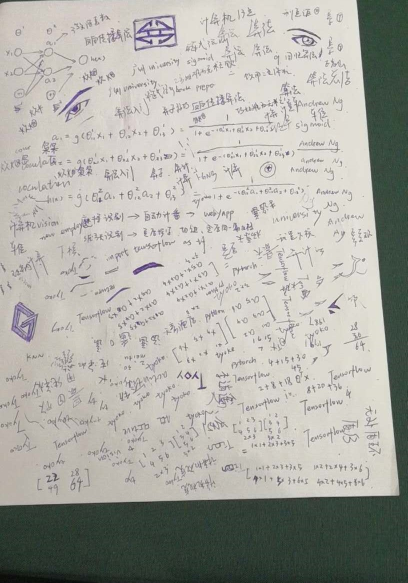
#> input picture test1.jpg, 815 x 1165 px (shown at 1/2 size)
$ python -i skimage_clipper.py   (imports and definitions only)
#> lines starting #> are read from the running program, lines starting #| are printed output that depends on the picture; after the words box and inside, x2 and y2 are one past the last pixel; in counts of white or black regions, pixels touching at a corner belong together
# -*- coding:utf-8 -*-
import matplotlib.pyplot as plt
import numpy as np
from skimage import exposure, filters, io, measure, transform
from skimage.color import rgb2gray
from skimage.morphology import closing, convex_hull_image, disk
import time


# 目标图片大小
TARGET_H = 672
TARGET_W = 1369
# 预加黑边大小
EDGE = 20


def get_binary_img(img, kernel):
    img = rgb2gray(img)  # 转化为灰图
    thresh = filters.threshold_otsu(img)  # otsu算法二值化
    dst = (img >= thresh)*1.0
    selem = disk(kernel)
    closed = closing(dst, selem)  # 形态闭运算，去除票据内容
    # 下面加上四边黑框
    closed[:EDGE, :] = 0.
    closed[-EDGE:, :] = 0.
    closed[:, :EDGE] = 0.
    closed[:, -EDGE:] = 0.
    # io.imshow(closed)
    # plt.show()
    return closed


def get_max_contour_coor(img):
    max_contour = 0
    max_coor = []
    # 寻找最大轮廓
    for contour in measure.find_contours(img, 0):
        # tolerance75 寻找矩形轮廓，忽略可能存在的反光斑突起
        coord = measure.approximate_polygon(contour, tolerance=75)
        if len(contour) > max_contour:
            max_contour = len(contour)
            max_coor = coord
    return len(max_coor), max_coor


# 轮廓四边形顶点排序输出用于透视变换
def orderPoints(pts):
    rect = np.zeros((4, 2), dtype="float32")
    s = pts.sum(axis=1)
    rect[0] = pts[np.argmin(s)]
    rect[2] = pts[np.argmax(s)]
    diff = np.diff(pts, axis=1)
    rect[1] = pts[np.argmin(diff)]
    rect[3] = pts[np.argmax(diff)]
    return np.flip(rect, 1)


def get_crop_img(origin_img, binary_img, point, coor):
    shape = origin_img.shape
    # 如果轮廓在黑边上，则减掉黑边回到原图片对应角点。
    for co in coor:
        if co[0] < EDGE+5:
            co[0] = 0
        if co[0] > shape[0] - EDGE - 5:
            co[0] = shape[0] - 1
        if co[1] < EDGE+5:
            co[1] = 0
        if co[1] > shape[1] - EDGE - 5:
            co[1] = shape[1] - 1

    boxes = orderPoints(coor)
    target = np.array(
        [[0, 0], [0, TARGET_H], [TARGET_W, TARGET_H], [TARGET_W, 0]])
    # 进行透视变换
    tform3 = transform.ProjectiveTransform()
    tform3.estimate(target, boxes)
    warped = transform.warp(
        origin_img, tform3, output_shape=(TARGET_H, TARGET_W))
    return warped


def main_img_preprocess(origin_img):
    bin_img = get_binary_img(origin_img, 10)
    point, coor = get_max_contour_coor(bin_img)
    crop_img = get_crop_img(origin_img, bin_img, point, coor)
    return crop_img


# [8 lines of commented-out code are left out]

>>> import cv2
>>> picture = cv2.cvtColor(cv2.imread('test1.jpg'), cv2.COLOR_BGR2RGB)
>>> result = main_img_preprocess(picture)
#> in get_binary_img, `thresh = filters.threshold_otsu(img)`: thresh = 0.519
#> in get_binary_img, `dst = (img >= thresh)*1.0`:
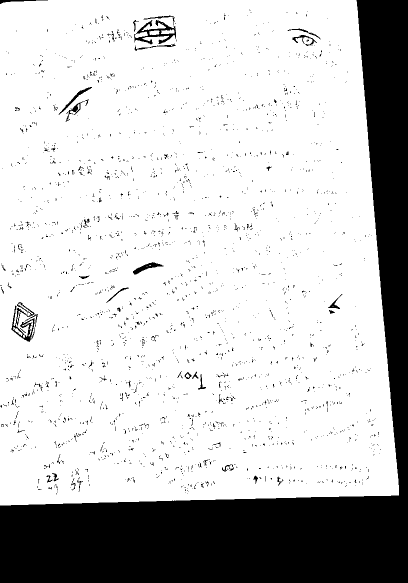
#> dst: shape (1165, 815) float64 (shown at 1/2 size); values 0 (black) and 1 (white), 78% white; 2555 black regions (2478 under 20 px), largest, box (x1, y1, x2, y2) and area: (0, 0, 815, 1165) 193324, (268, 40, 352, 89) 1358, (23, 604, 70, 684) 1152
#> in get_binary_img, `closed = closing(dst, selem)`:
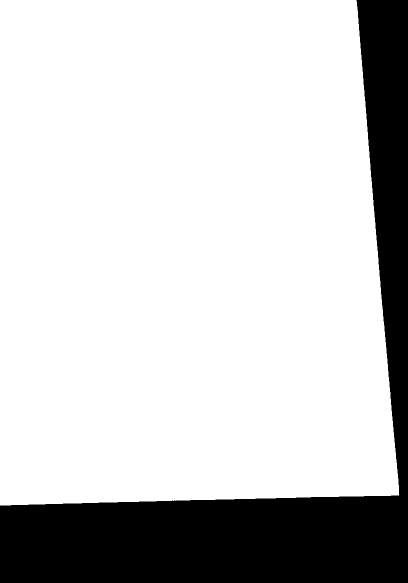
#> closed: shape (1165, 815) float64 (shown at 1/2 size); values 0 (black) and 1 (white), 79.6% white; 1 black region, box (x1, y1, x2, y2) and area: (0, 0, 815, 1165) 193324
#> in get_binary_img, `closed[:, :EDGE] = 0.`:
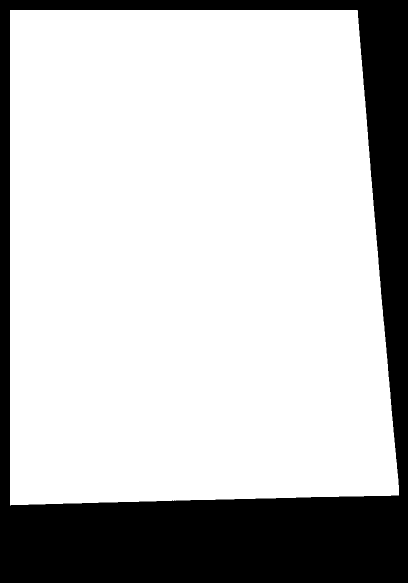
#> closed: shape (1165, 815) float64 (shown at 1/2 size); values 0 (black) and 1 (white), 76% white; 1 black region, box (x1, y1, x2, y2) and area: (0, 0, 815, 1165) 227428
#> in get_binary_img, `closed[:, -EDGE:] = 0.`: closed: shape (1165, 815) float64; values 0 (black) and 1 (white), 76% white; 1 black region, box (x1, y1, x2, y2) and area: (0, 0, 815, 1165) 227527
#> the loop in get_max_contour_coor, `for contour in measure.find_contours(img, 0):` made 1 pass
#> max_contour on pass 1: 3433
#> after the loop in get_max_contour_coor, `for contour in measure.find_contours(img, 0):`: max_contour = 3433; max_coor = [[1011, 21], [20, 19], [19, 714], [990, 795], [1011, 21]]
#> in main_img_preprocess, `point, coor = get_max_contour_coor(bin_img)`: point = 5; coor has the same summary as max_coor in get_max_contour_coor
#> the loop in get_crop_img, `for co in coor:` made 5 passes
#> in orderPoints, `s = pts.sum(axis=1)`: s = [1011, 0, 714, 1804, 1011]
#> in orderPoints, `diff = np.diff(pts, axis=1)`: diff = [-1011, 0, 714, -176, -1011]
#> in get_crop_img, `boxes = orderPoints(coor)`: boxes = [[0, 0], [0, 1011], [814, 990], [714, 0]]
#> in get_crop_img, `warped = transform.warp( origin_img, tform3, output_shape=(TARGET_H, T..`:
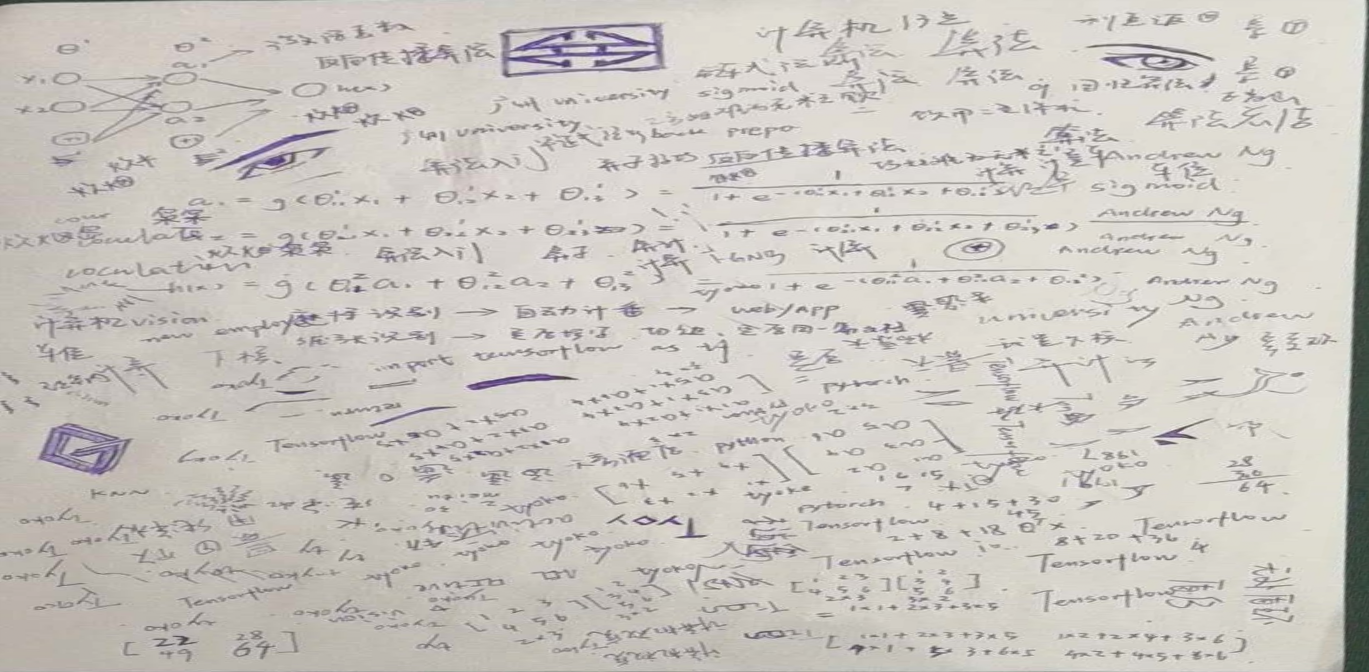
#> warped: shape (672, 1369, 3) float64; mean R, G, B 0.797, 0.781, 0.759

$ run again, on test2.jpg
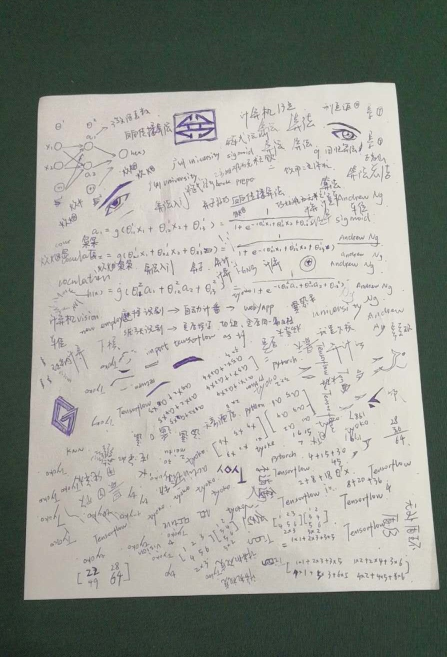
#> input picture test2.jpg, 893 x 1314 px (shown at 1/2 size)
#> thresh = 0.517
#> in get_binary_img, `dst = (img >= thresh)*1.0`:
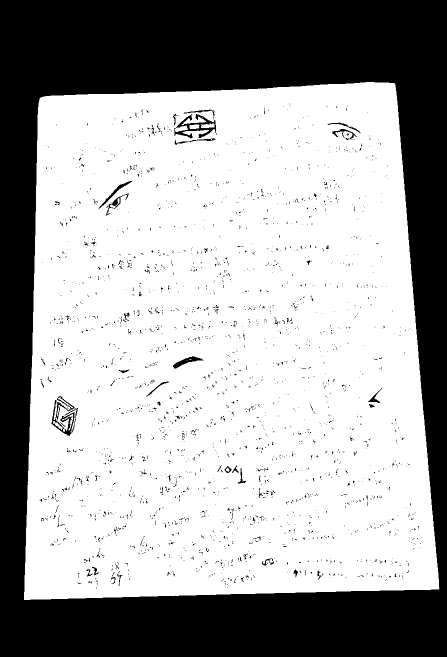
#> dst: shape (1314, 893) float64 (shown at 1/2 size); values 0 (black) and 1 (white), 65.1% white; 2492 black regions (2425 under 20 px), largest, box (x1, y1, x2, y2) and area: (0, 0, 893, 1314) 394430, (348, 228, 433, 277) 1352, (103, 792, 156, 872) 1231
#> the loop in get_max_contour_coor, `for contour in measure.find_contours(img, 0):` made 1 pass
#> max_contour on pass 1: 3552
#> after the loop in get_max_contour_coor, `for contour in measure.find_contours(img, 0):`: max_contour = 3552; max_coor = [[1200, 60], [197, 78], [165, 788], [1178, 873], [1200, 60]]
#> point = 5; coor has the same summary as max_coor in get_max_contour_coor
#> the loop in get_crop_img, `for co in coor:` made 5 passes
#> s = [1260, 275, 953, 2070, 1260]
#> diff = [-1140, -119, 623, -286, -1140]
#> boxes = [[78, 197], [60, 1200], [892, 1178], [788, 165]]
#> in get_crop_img, `warped = transform.warp( origin_img, tform3, output_shape=(TARGET_H, T..`:
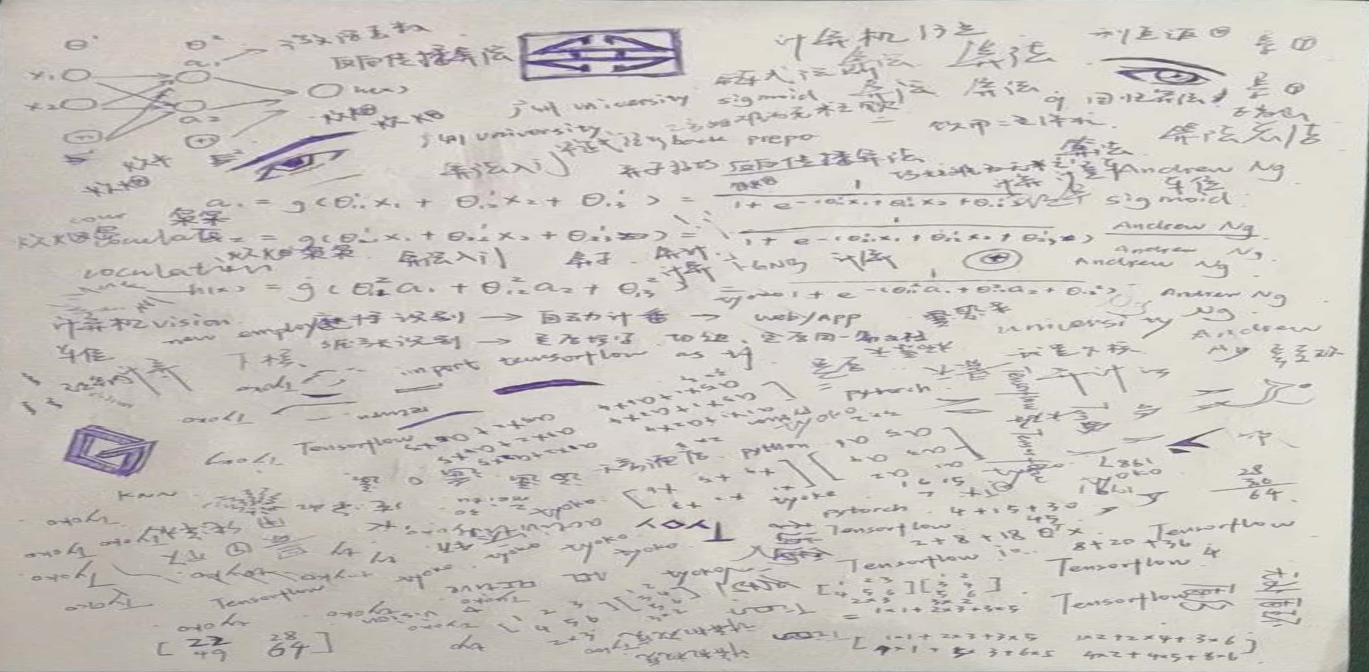
#> warped: shape (672, 1369, 3) float64; mean R, G, B 0.799, 0.782, 0.76

$ run again, on test4.jpg
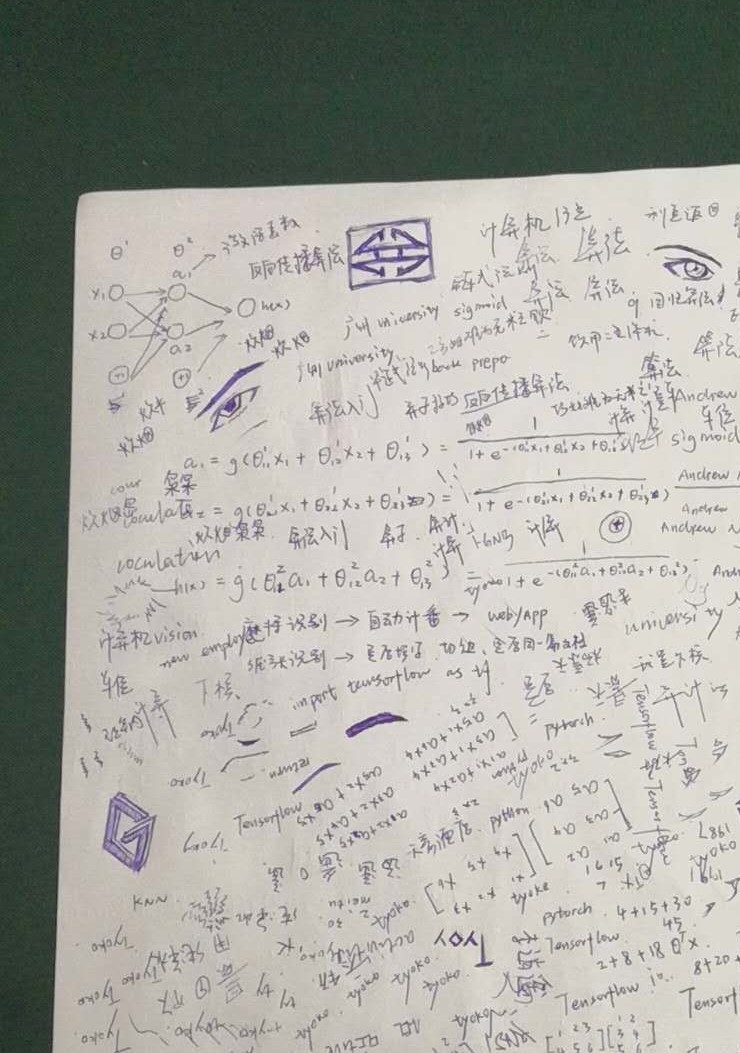
#> input picture test4.jpg, 740 x 1053 px
#> thresh = 0.518
#> in get_binary_img, `dst = (img >= thresh)*1.0`:
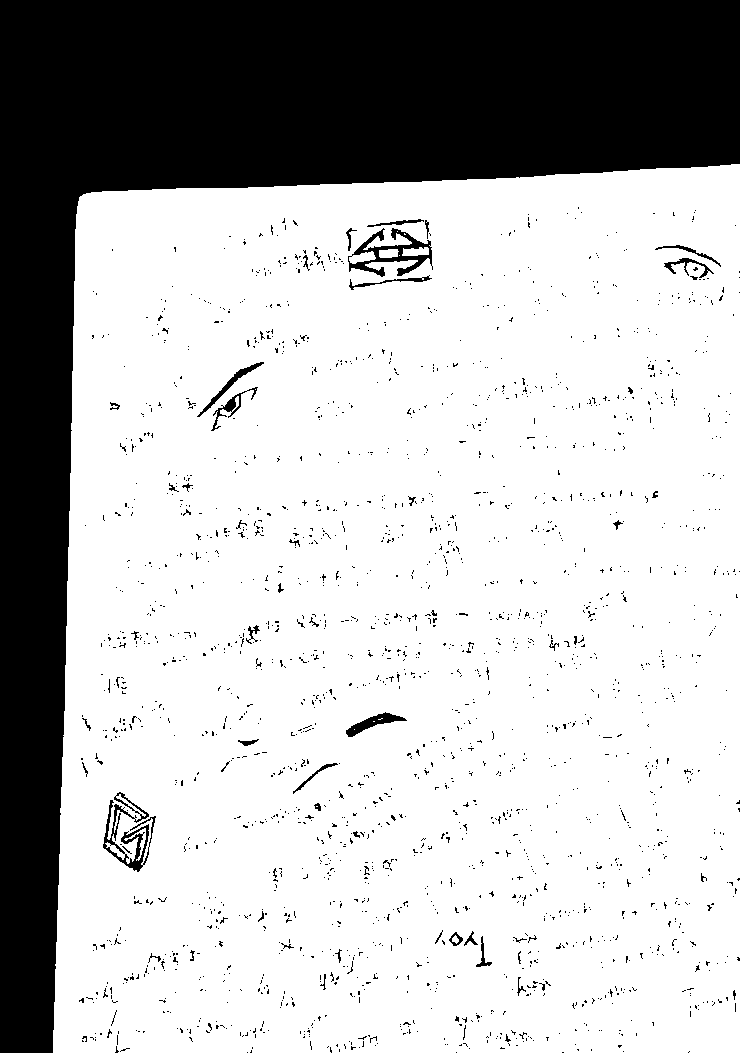
#> dst: shape (1053, 740) float64; values 0 (black) and 1 (white), 73.8% white; 2046 black regions (1992 under 20 px), largest, box (x1, y1, x2, y2) and area: (0, 0, 740, 1053) 191056, (348, 228, 433, 277) 1360, (103, 792, 156, 872) 1244
#> the loop in get_max_contour_coor, `for contour in measure.find_contours(img, 0):` made 1 pass
#> max_contour on pass 1: 3012
#> after the loop in get_max_contour_coor, `for contour in measure.find_contours(img, 0):`: max_contour = 3012; max_coor = [[1033, 719], [1032, 52], [195, 80], [166, 720], [1033, 719]]
#> point = 5; coor has the same summary as max_coor in get_max_contour_coor
#> the loop in get_crop_img, `for co in coor:` made 5 passes
#> s = [1791, 1104, 275, 905, 1791]
#> diff = [-313, -1000, -115, 573, -313]
#> boxes = [[80, 195], [52, 1052], [739, 1052], [739, 166]]
#> in get_crop_img, `warped = transform.warp( origin_img, tform3, output_shape=(TARGET_H, T..`:
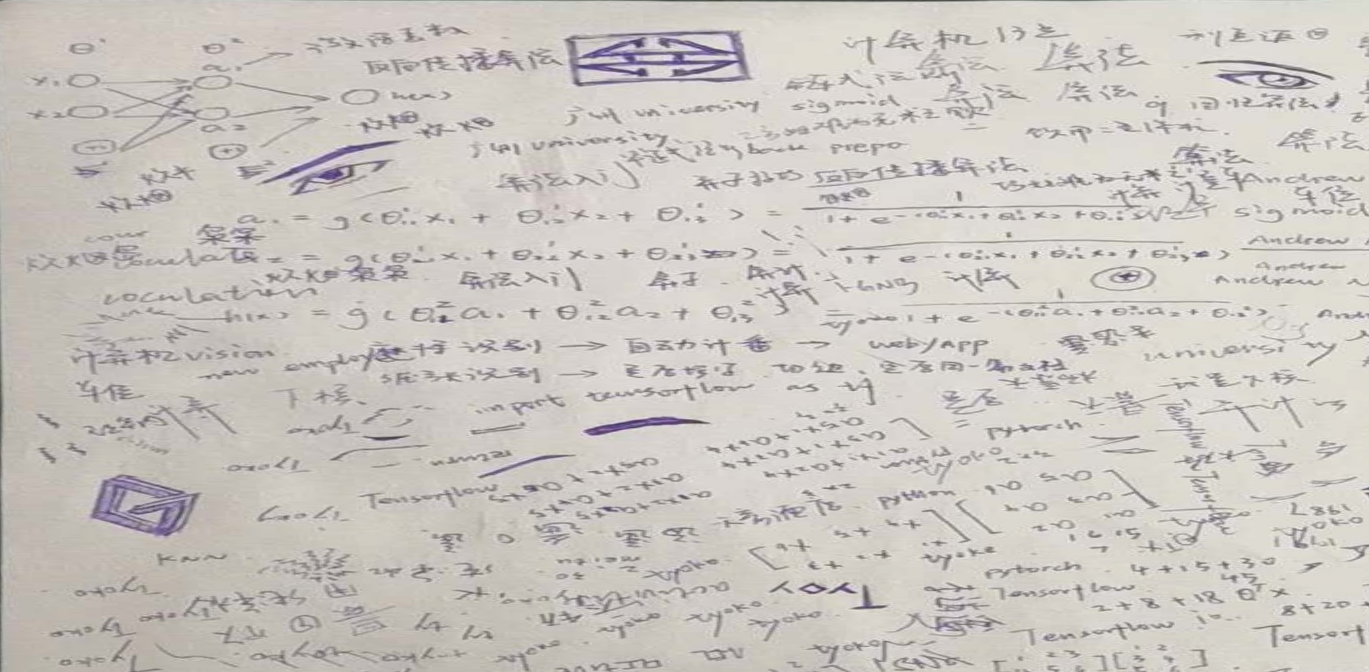
#> warped: shape (672, 1369, 3) float64; mean R, G, B 0.8, 0.782, 0.762
